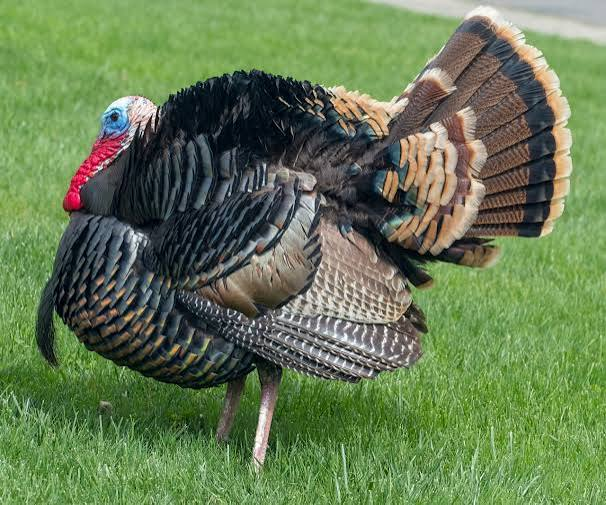
#> input picture imagenes/pavo.jpg, 606 x 505 px, found by its file name
$ python p8_pavo_0106.py
#> lines starting #> are read from the running program, lines starting #| are printed output that depends on the picture
# Samuel Nicola NC 0106
# Imagen pavo NL 44
import cv2

# Cargar la imagen
imagen = cv2.imread("imagenes/pavo.jpg")
#> imagen is the input picture: shape (505, 606, 3); mean B, G, R 83.6, 123.5, 102.3

# Verificar que la imagen se haya cargado
if imagen is None:
    print("No se pudo cargar la imagen.")
    exit()

# Aplicar filtro de mediana
imagen_filtrada = cv2.medianBlur(
    imagen,
    5
)
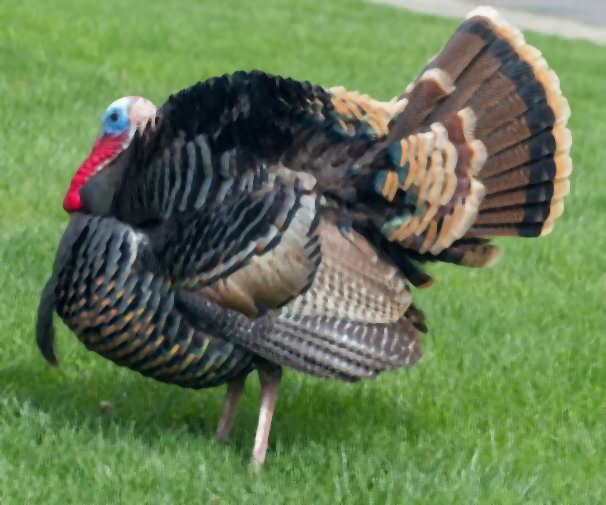
#> imagen_filtrada: shape (505, 606, 3); mean B, G, R 83, 123, 101.6

# Mostrar imágenes
cv2.imshow("Imagen original pavo 0106", imagen)
cv2.imshow("Imagen con filtro mediana pavo 0106", imagen_filtrada)

# Guardar resultado
cv2.imwrite(
    "resultados/pavo 0106.jpg",
    imagen_filtrada
)

print("Filtro de mediana aplicado correctamente.")
print("Resultado guardado en:")
print("resultados/paisaje_mediana.jpg")

# Esperar una tecla
cv2.waitKey(0)

# Cerrar ventanas
cv2.destroyAllWindows()

print(" PROGRAMA REALIZADO POR Samuel Nicola 0106")
